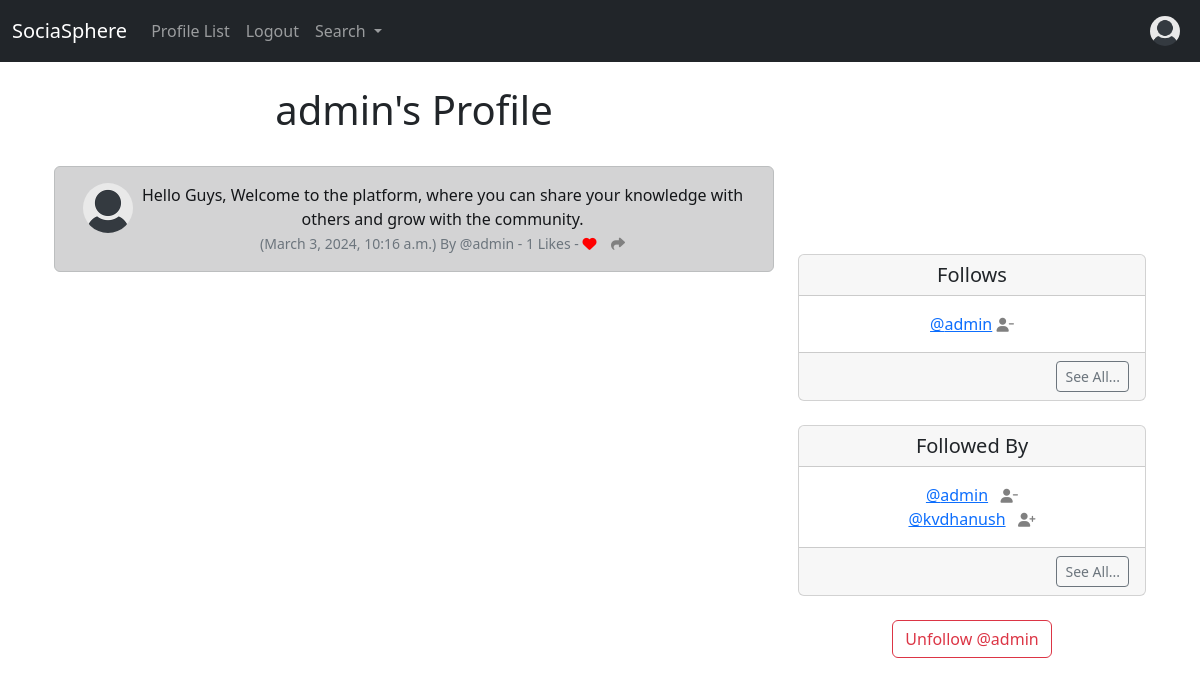
Before: /profile/1 (signed in) with the older database file.
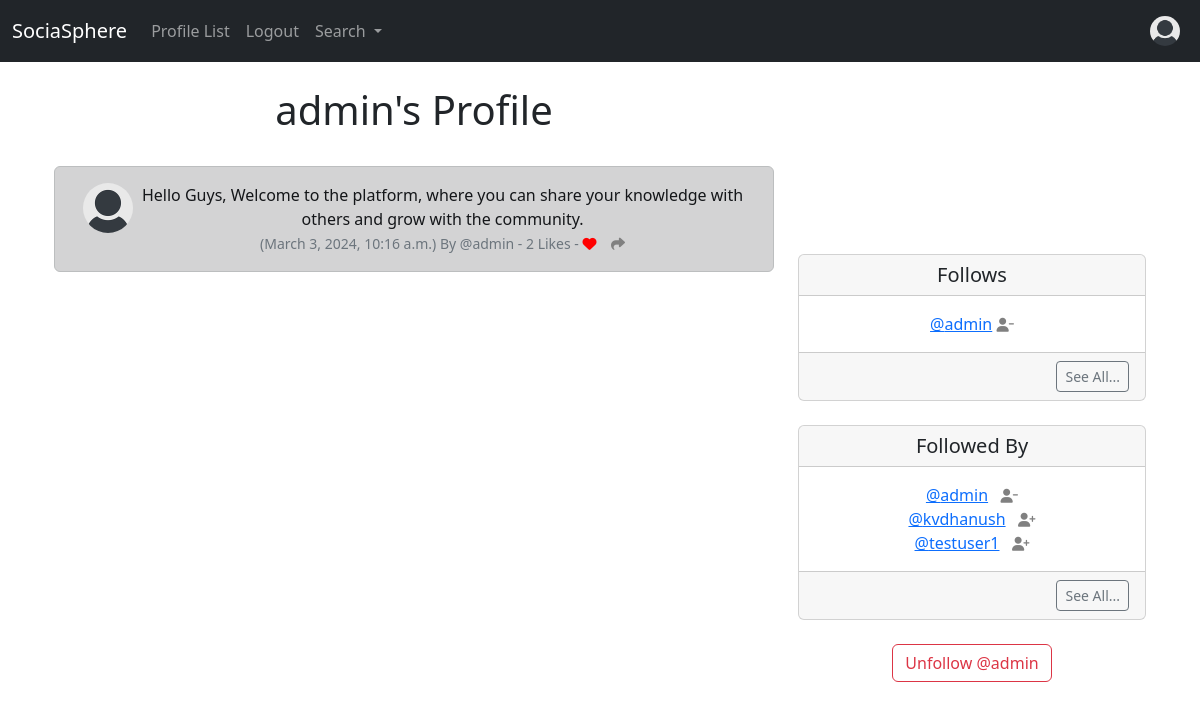
After: the same page with the newer database file.
### dashboard/models.py (models this page shows, shortened)
class Post(models.Model):
    user = models.ForeignKey(
        User, related_name="posts",
        on_delete=models.DO_NOTHING
    )
    body = models.CharField(max_length=200)
    created_at = models.DateTimeField(auto_now_add=True)
    likes = models.ManyToManyField(User, related_name="post_like", blank=True)
    def number_of_likes(self):
        return self.likes.count()

class Profile(models.Model):
    user = models.OneToOneField(User, on_delete=models.CASCADE)
    follows = models.ManyToManyField("self",
                                     related_name="followed_by",
                                     symmetrical=False,
                                     blank=True)
    date_modified = models.DateTimeField(User, auto_now=True)
    profile_image = models.ImageField(
        null=True, blank=True, upload_to="images/")
    profile_bio = models.CharField(null=True, blank=True, max_length=500)
    homepage_link = models.CharField(null=True, blank=True, max_length=100)
    facebook_link = models.CharField(null=True, blank=True, max_length=100)
    instagram_link = models.CharField(null=True, blank=True, max_length=100)
    linkedin_link = models.CharField(null=True, blank=True, max_length=100)
    def __str__(self):
        return self.user.username

### dashboard/views.py (the view, shortened to what this page needs)
# urls.py: path('profile/<int:pk>', views.profile, name='profile'),
def profile(request, pk):
    if request.user.is_authenticated:
        profile = Profile.objects.get(user_id=pk)
        posts = Post.objects.filter(user_id=pk).order_by("-created_at")
        return render(request, "profile.html", {"profile": profile,
                                                "posts": posts})
    else:
        messages.success(
            request, ("You Must Be Logged In To View This Page..."))
        return redirect('home')

### dashboard/templates/profile.html (shortened to what the changed rows need)
{% extends 'base.html' %}
{% load static %}
{% block content %}
    {% if profile %}
        <div class="container text-center">
            <div class="row">
                <div class="col-8">
                    <h1>{{ profile.user.username }}'s Profile</h1>
                    <br/>
                    {% if posts %}
                        {% for post in posts %}
                            <div class="alert alert-dark" role="alert">
                                <div class="container">
                                    <div class="row">
                                        <div class="col-1">
                                            {% if profile.profile_image %}
                                                <img src="{{ profile.profile_image.url }}" width=50 height=50 class="rounded-circle" alt="{{ profile.user.username }}">
                                            {% else %}
                                                <img src="{% static 'images/default_profile_pic.png' %}" width=50 height=50 class="rounded-circle" alt="{{ profile.user.username }}">
                                            {% endif %}
                                        </div>
                                        <div class="col-11">
                                            {{ post.body }}<br/>
                                            <small class="text-muted">
                                                ({{ post.created_at }}) By
                                                @{{ post.user.username }}
                                                - {{ post.number_of_likes }} Likes -
                                                {% if user in post.likes.all %}
                                                    <a href="{% url 'post_like' post.id %}"><i class="fa-solid fa-heart" style='color:red'></i></a>
                                                {% else %}
                                                    <a href="{% url 'post_like' post.id %}"><i class="fa fa-heart-o" style="color:red"></i></a>
                                                {% endif %}
                                                <a href="{% url 'post_show' post.id %}"><i class="fa-solid fa-share" style="color:gray"></i></a>
                                            </small>
                                        </div>
                                        <br/><br/>
                                    </div>
                                </div>
                            </div>
                        {% endfor %}
                    {% endif %}
                </div>
                <div class="col-4">
                    <br/><br/><br/>
                    <br/><br/>
                    <br/><br/>
                    <div class="card">
                        <h5 class="card-header">Follows</h5>
                        <div class="card-body">
                            <p class="card-text">
                                {% for following in profile.follows.all %}
                                    <a href="{% url 'profile' following.user.id %}">@{{ following }}</a>
                                    <a href="{% url 'unfollow' following.user.id %}">
                                        <i class="fa fa-user-minus small" style="color:gray"></i>
                                    </a>
                                    <br/>
                                {% endfor %}
                            </p>
                        </div>
                        <div class="card-footer text-end">
                            <a href="{% url 'follows' profile.user.id %}" class="btn btn-sm btn-outline-secondary">See All...</a>
                        </div>
                    </div>
                    <br/>
                    <div class="card">
                        <h5 class="card-header">Followed By</h5>
                        <div class="card-body">
                            <p class="card-text">
                                {% for following in profile.followed_by.all %}
                                    <a href="{% url 'profile' following.user.id %}">@{{ following }}</a>&nbsp;&nbsp;
                                    {% if following in profile.follows.all %}
                                        <a href="{% url 'unfollow' following.user.id %}">
                                            <i class="fa fa-user-minus small" style="color:gray"></i>
                                        </a>
                                    {% else %}
                                        <a href="{% url 'follow' following.user.id %}">
                                            <i class="fa fa-user-plus small" style="color:gray"></i>
                                        </a>
                                    {% endif %}
                                    <br/>
                                {% endfor %}
                            </p>
                        </div>
                        <div class="card-footer text-end">
                            <a href="{% url 'followers' profile.user.id %}" class="btn btn-sm btn-outline-secondary">See All...</a>
                        </div>
                    </div>
                    <br/>
                    <form method="POST">
                        {% if profile in user.profile.follows.all %}
                            <button class="btn btn-outline-danger" name="follow" value="unfollow" type="submit">
                                Unfollow @{{ profile.user.username|lower}}
                            </button>
                        {% else %}
                            <button class="btn btn-outline-success" name="follow" value="follow" type="submit">
                                Follow @{{ profile.user.username|lower}}
                            </button>
                        {% endif %}
                    </form>
                    <br/>
                </div>
            </div>
        </div>
    {% endif %}
{% endblock %}

Changed rows visible on the page:
computed for Post "admin": number_of_likes "1" → "2"
added Profile: user.username "testuser1", shown under "Followed By"
